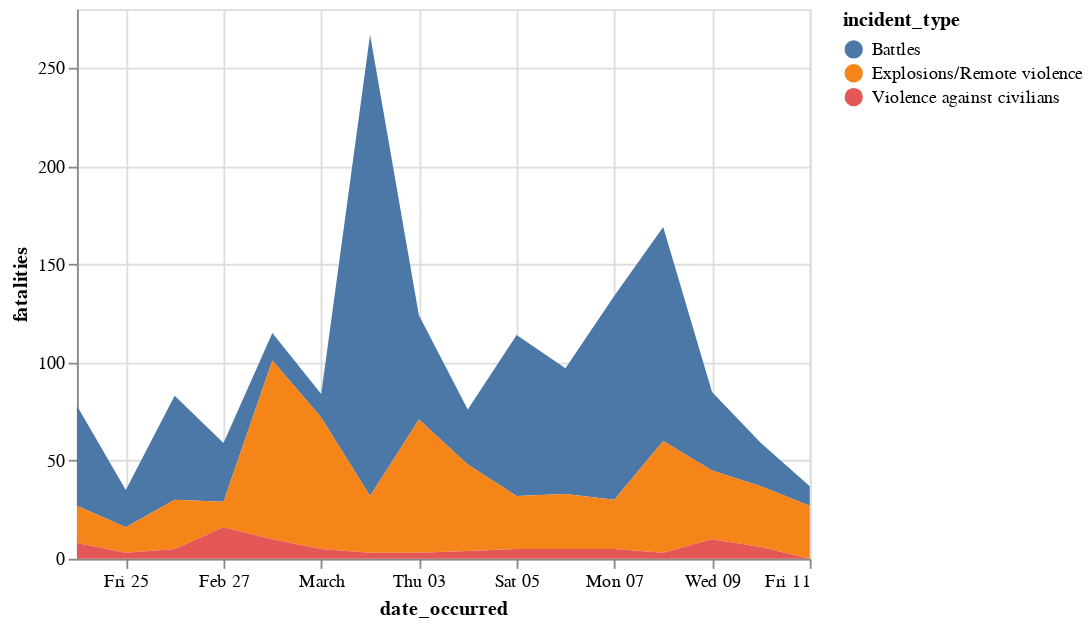

Write notebook code for a chart like this one.
### Code cell
alt.Chart(fatalities_df).mark_area().encode(
    x="date_occurred:T", y="fatalities:Q", color="incident_type:N"
)

### Figure 1 — Vega-Lite specification as saved in the notebook (floating-point values rounded to 4 significant figures)
{"config": {"view": {"continuousWidth": 400, "continuousHeight": 300}}, "data": {"name": "data-aa57da395c6c98fca7a98ebabfadb92e"}, "mark": "area", "encoding": {"color": {"field": "incident_type", "type": "nominal"}, "x": {"field": "date_occurred", "type": "temporal"}, "y": {"field": "fatalities", "type": "quantitative"}}, "$schema": "https://vega.github.io/schema/vega-lite/v4.17.0.json", "datasets": {"data-aa57da395c6c98fca7a98ebabfadb92e": [{"date_occurred": "2022-02-24", "incident_type": "Battles", "fatalities": 51.0, "cumsum": 51.0}, {"date_occurred": "2022-02-25", "incident_type": "Battles", "fatalities": 19.0, "cumsum": 70.0}, {"date_occurred": "2022-02-26", "incident_type": "Battles", "fatalities": 53.0, "cumsum": 123.0}, {"date_occurred": "2022-02-27", "incident_type": "Battles", "fatalities": 30.0, "cumsum": 153.0}, {"date_occurred": "2022-02-28", "incident_type": "Battles", "fatalities": 14.0, "cumsum": 167.0}, {"date_occurred": "2022-03-01", "incident_type": "Battles", "fatalities": 12.0, "cumsum": 179.0}, {"date_occurred": "2022-03-02", "incident_type": "Battles", "fatalities": 235.0, "cumsum": 414.0}, {"date_occurred": "2022-03-03", "incident_type": "Battles", "fatalities": 53.0, "cumsum": 467.0}, {"date_occurred": "2022-03-04", "incident_type": "Battles", "fatalities": 28.0, "cumsum": 495.0}, {"date_occurred": "2022-03-05", "incident_type": "Battles", "fatalities": 82.0, "cumsum": 577.0}, {"date_occurred": "2022-03-06", "incident_type": "Battles", "fatalities": 64.0, "cumsum": 641.0}, {"date_occurred": "2022-03-07", "incident_type": "Battles", "fatalities": 104.0, "cumsum": 745.0}, {"date_occurred": "2022-03-08", "incident_type": "Battles", "fatalities": 109.0, "cumsum": 854.0}, {"date_occurred": "2022-03-09", "incident_type": "Battles", "fatalities": 40.0, "cumsum": 894.0}, {"date_occurred": "2022-03-10", "incident_type": "Battles", "fatalities": 22.0, "cumsum": 916.0}, {"date_occurred": "2022-03-11", "incident_type": "Battles", "fatalities": 10.0, "cumsum": 926.0}, {"date_occurred": "2022-02-24", "incident_type": "Explosions/Remote violence", "fatalities": 19.0, "cumsum": 19.0}, {"date_occurred": "2022-02-25", "incident_type": "Explosions/Remote violence", "fatalities": 13.0, "cumsum": 32.0}, {"date_occurred": "2022-02-26", "incident_type": "Explosions/Remote violence", "fatalities": 25.0, "cumsum": 57.0}, {"date_occurred": "2022-02-27", "incident_type": "Explosions/Remote violence", "fatalities": 13.0, "cumsum": 70.0}, {"date_occurred": "2022-02-28", "incident_type": "Explosions/Remote violence", "fatalities": 91.0, "cumsum": 161.0}, {"date_occurred": "2022-03-01", "incident_type": "Explosions/Remote violence", "fatalities": 67.0, "cumsum": 228.0}, {"date_occurred": "2022-03-02", "incident_type": "Explosions/Remote violence", "fatalities": 29.0, "cumsum": 257.0}, {"date_occurred": "2022-03-03", "incident_type": "Explosions/Remote violence", "fatalities": 68.0, "cumsum": 325.0}, {"date_occurred": "2022-03-04", "incident_type": "Explosions/Remote violence", "fatalities": 44.0, "cumsum": 369.0}, {"date_occurred": "2022-03-05", "incident_type": "Explosions/Remote violence", "fatalities": 27.0, "cumsum": 396.0}, {"date_occurred": "2022-03-06", "incident_type": "Explosions/Remote violence", "fatalities": 28.0, "cumsum": 424.0}, {"date_occurred": "2022-03-07", "incident_type": "Explosions/Remote violence", "fatalities": 25.0, "cumsum": 449.0}, {"date_occurred": "2022-03-08", "incident_type": "Explosions/Remote violence", "fatalities": 57.0, "cumsum": 506.0}, {"date_occurred": "2022-03-09", "incident_type": "Explosions/Remote violence", "fatalities": 35.0, "cumsum": 541.0}, {"date_occurred": "2022-03-10", "incident_type": "Explosions/Remote violence", "fatalities": 31.0, "cumsum": 572.0}, {"date_occurred": "2022-03-11", "incident_type": "Explosions/Remote violence", "fatalities": 27.0, "cumsum": 599.0}, {"date_occurred": "2022-02-24", "incident_type": "Violence against civilians", "fatalities": 8.0, "cumsum": 8.0}, {"date_occurred": "2022-02-25", "incident_type": "Violence against civilians", "fatalities": 3.0, "cumsum": 11.0}, {"date_occurred": "2022-02-26", "incident_type": "Violence against civilians", "fatalities": 5.0, "cumsum": 16.0}, {"date_occurred": "2022-02-27", "incident_type": "Violence against civilians", "fatalities": 16.0, "cumsum": 32.0}, {"date_occurred": "2022-02-28", "incident_type": "Violence against civilians", "fatalities": 10.0, "cumsum": 42.0}, {"date_occurred": "2022-03-01", "incident_type": "Violence against civilians", "fatalities": 5.0, "cumsum": 47.0}, {"date_occurred": "2022-03-02", "incident_type": "Violence against civilians", "fatalities": 3.0, "cumsum": 50.0}, {"date_occurred": "2022-03-03", "incident_type": "Violence against civilians", "fatalities": 3.0, "cumsum": 53.0}, {"date_occurred": "2022-03-04", "incident_type": "Violence against civilians", "fatalities": 4.0, "cumsum": 57.0}, {"date_occurred": "2022-03-05", "incident_type": "Violence against civilians", "fatalities": 5.0, "cumsum": 62.0}, {"date_occurred": "2022-03-06", "incident_type": "Violence against civilians", "fatalities": 5.0, "cumsum": 67.0}, {"date_occurred": "2022-03-07", "incident_type": "Violence against civilians", "fatalities": 5.0, "cumsum": 72.0}, {"date_occurred": "2022-03-08", "incident_type": "Violence against civilians", "fatalities": 3.0, "cumsum": 75.0}, {"date_occurred": "2022-03-09", "incident_type": "Violence against civilians", "fatalities": 10.0, "cumsum": 85.0}, {"date_occurred": "2022-03-10", "incident_type": "Violence against civilians", "fatalities": 6.0, "cumsum": 91.0}, {"date_occurred": "2022-03-11", "incident_type": "Violence against civilians", "fatalities": 0.0, "cumsum": 91.0}]}}
